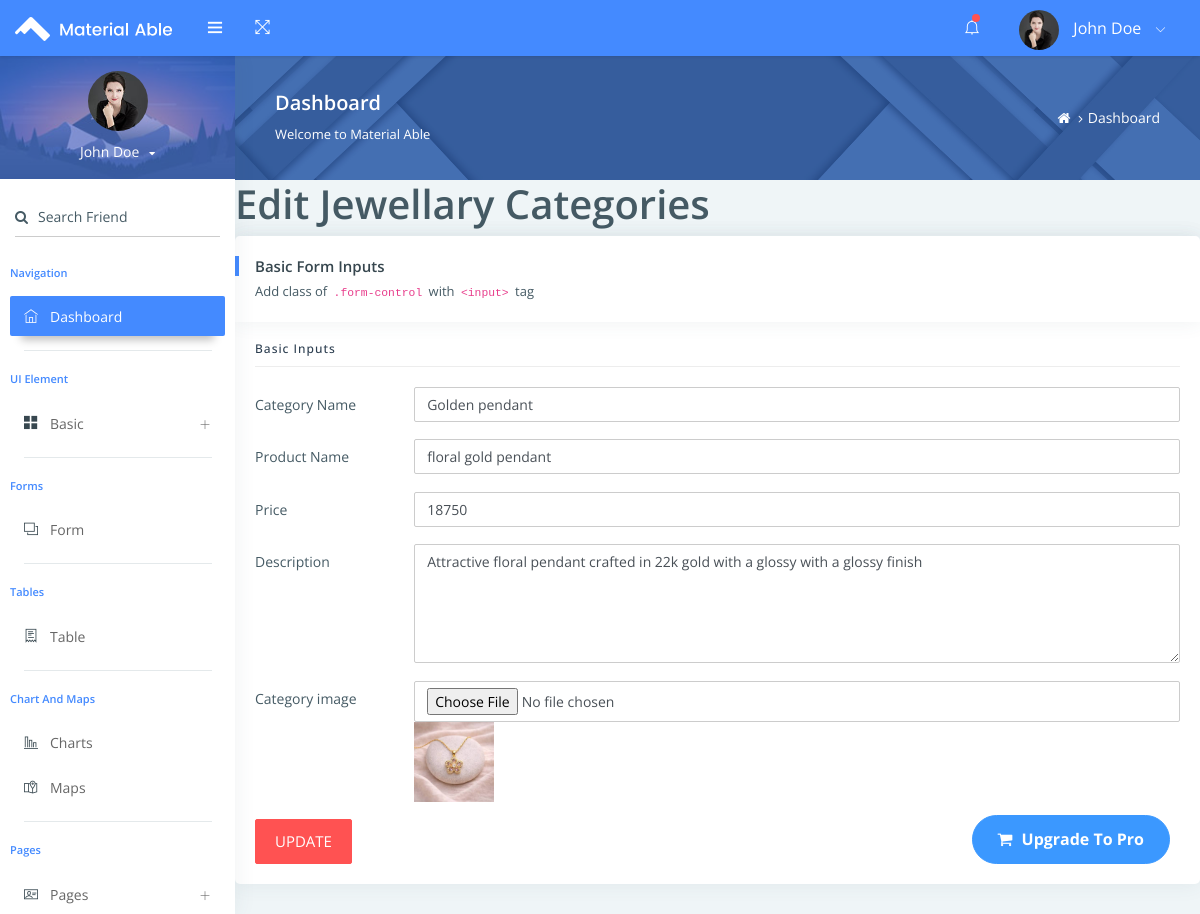
/jewelapp/editcatego/3, run on the app's committed database.
### jewelapp/models.py (models this page shows)
class Jewelcate_Db(models.Model):
    Category_Name = models.CharField(max_length=100, null=True, blank=True)
    Product_Name= models.CharField(max_length=100, null=True, blank=True)
    Price = models.IntegerField(null=True, blank=True)
    Description = models.CharField(max_length=100, null=True, blank=True)
    Cat_img=models.ImageField(upload_to="Cat_img",null=True, blank=True)

### jewelapp/views.py (the view, shortened to what this page needs)
# urls.py: path('editcatego/<int:cat_id>',views.editcatego,name='editcatego'),
def editcatego(request,cat_id):
    data = Jewelcate_Db.objects.get(id=cat_id)
    return render(request,"editcategories.html",{'data':data})

### jewelapp/templates/editcategories.html (shortened to what this page needs)
<!DOCTYPE html>
{% extends 'index.html' %}
{% block content %}
<html lang="en">
<head>
</head>
<body>
<h1>Edit Jewellary Categories</h1>
<div class="row">
                                            <div class="col-sm-12">
                                                <div class="card">
                                                    <div class="card-header">
                                                        <h5>Basic Form Inputs</h5>
                                                        <span>Add class of <code>.form-control</code> with <code>&lt;input&gt;</code> tag</span>
                                                    </div>
                                                    <div class="card-block">
                                                        <h4 class="sub-title">Basic Inputs</h4>
                                                        <form method="POST" action="{% url 'editcatego' cat_id=data.id %}" enctype="multipart/form-data">
                                                            <div class="form-group row">
                                                                <label class="col-sm-2 col-form-label">Category Name</label>
                                                                <div class="col-sm-10">
                                                                    <input type="text" class="form-control" name="Category_Name" value="{{data.Category_Name}}">
                                                                </div>
                                                            </div>
                                                             <div class="form-group row">
                                                                <label class="col-sm-2 col-form-label">Product Name</label>
                                                                <div class="col-sm-10">
                                                                    <input type="text" class="form-control" name="Product_Name" value="{{data.Product_Name}}">
                                                                </div>
                                                            </div>
                                                            <div class="form-group row">
                                                                <label class="col-sm-2 col-form-label">Price</label>
                                                                <div class="col-sm-10">
                                                                    <input type="Number" class="form-control" name="Price" value="{{data.Price}}">
                                                                </div>
                                                            </div>
                                                            <div class="form-group row">
                                                                <label class="col-sm-2 col-form-label">Description</label>
                                                                <div class="col-sm-10">
                                                                    <textarea rows="5" cols="5" class="form-control" placeholder="Default textarea" name="Description" >{{data.Description}}</textarea>
                                                                </div>
                                                            </div>
                                                            <div class="form-group row">
                                                                <label class="col-sm-2 col-form-label">Category image</label>
                                                                <div class="col-sm-10">
                                                                    <input type="file" class="form-control" name="Cat_img" value="{{data.Cat_img.url}}"><img src="{{data.Cat_img.url}}" style="width:80px;height:80px;">
                                                                </div>
                                                            </div>
                                                             <button class="btn btn-danger waves-effect waves-light" type="submit">UPDATE</button>
                                                        </form>
                                                            </div>
                                                        </div>
                                                    </div>
                                                </div>
                                            </div>
                                        </div>
                                    </div>
                                </div>
                            </div>
</body>
</html>
   {% endblock %}

### data on the page
Jewelcate_Db: Category_Name "Golden pendant", Product_Name "floral gold pendant", Price "18750", Description "Attractive floral pendant crafted in 22k gold with a glossy with a glossy finish", Cat_img (picture)
